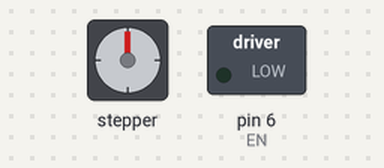
A sketch run on a simulated Arduino Uno, built with avr-gcc and run on an emulated ATmega328P. On the bench: stepper motor, switched loads named in the sketch (green lamp = pin HIGH). Stepper angles assume 3200 steps per turn.

Above: at 0.1 s.
At 4.15 s:
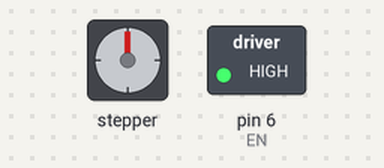
At 21.89 s:
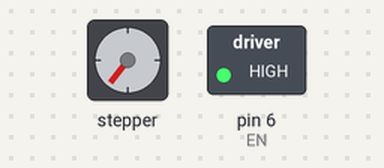
At 39.63 s:
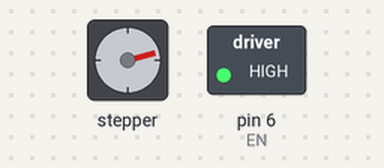
Timing chart, 0 to 40.0 s (numbered marks = the images above):
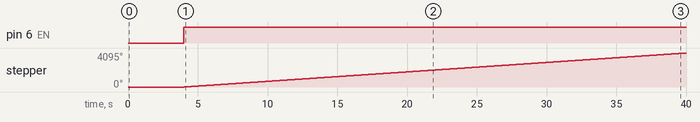

Measured:
- by itself, pin 6 (EN): LOW → HIGH at 4.0 s
- by itself, stepper: keeps turning clockwise at about 114°/s

The sketch:

mot_test.ino
```cpp
#include "A4988.h"                             //global def stepper driver
#define EN 6
#define DIR A3
#define STEP A5
#define MS1 A0
#define MS2 A1
#define MS3 A2
#define MOTOR_STEPS 200

A4988 stepper(MOTOR_STEPS, DIR, STEP);

void setup() {
  pinMode(EN, OUTPUT);
  //digitalWrite(EN, HIGH);
  delay(4000);
  stepper.begin(20);                //setup stepper driver

  stepper.setMicrostep(16);
}

void loop() {
  digitalWrite(EN, HIGH);
  stepper.rotate(1);
}
```
